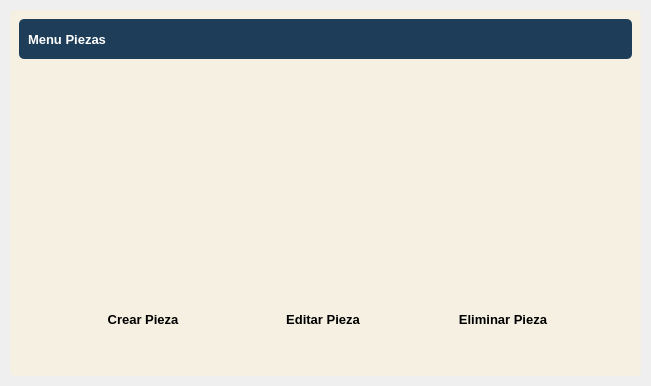
<?xml version="1.0" encoding="UTF-8"?>
<ui version="4.0">
 <class>DetailWindow</class>
 <widget class="QWidget" name="DetailWindow">
  <property name="geometry">
   <rect>
    <x>0</x>
    <y>0</y>
    <width>651</width>
    <height>386</height>
   </rect>
  </property>
  <property name="windowTitle">
   <string>Form</string>
  </property>
  <property name="styleSheet">
   <string notr="true">border-radius: 5px</string>
  </property>
  <layout class="QVBoxLayout" name="verticalLayout">
   <property name="spacing">
    <number>0</number>
   </property>
   <property name="leftMargin">
    <number>0</number>
   </property>
   <property name="topMargin">
    <number>0</number>
   </property>
   <property name="rightMargin">
    <number>0</number>
   </property>
   <property name="bottomMargin">
    <number>0</number>
   </property>
   <item>
    <widget class="QFrame" name="central_widget_frame">
     <property name="frameShape">
      <enum>QFrame::StyledPanel</enum>
     </property>
     <property name="frameShadow">
      <enum>QFrame::Raised</enum>
     </property>
     <layout class="QVBoxLayout" name="shadow_layout">
      <property name="spacing">
       <number>0</number>
      </property>
      <property name="leftMargin">
       <number>10</number>
      </property>
      <property name="topMargin">
       <number>10</number>
      </property>
      <property name="rightMargin">
       <number>10</number>
      </property>
      <property name="bottomMargin">
       <number>10</number>
      </property>
      <item>
       <widget class="QFrame" name="background_frame">
        <property name="styleSheet">
         <string notr="true">background-color: rgb(245, 240, 225);</string>
        </property>
        <property name="frameShape">
         <enum>QFrame::StyledPanel</enum>
        </property>
        <property name="frameShadow">
         <enum>QFrame::Raised</enum>
        </property>
        <layout class="QVBoxLayout" name="verticalLayout_2">
         <item>
          <widget class="QFrame" name="top_bar_frame">
           <property name="minimumSize">
            <size>
             <width>0</width>
             <height>40</height>
            </size>
           </property>
           <property name="maximumSize">
            <size>
             <width>16777215</width>
             <height>40</height>
            </size>
           </property>
           <property name="styleSheet">
            <string notr="true">background-color: #1e3d59;</string>
           </property>
           <property name="frameShape">
            <enum>QFrame::StyledPanel</enum>
           </property>
           <property name="frameShadow">
            <enum>QFrame::Raised</enum>
           </property>
           <layout class="QHBoxLayout" name="horizontalLayout_3">
            <item>
             <widget class="QLabel" name="title_label">
              <property name="font">
               <font>
                <pointsize>10</pointsize>
                <bold>true</bold>
               </font>
              </property>
              <property name="styleSheet">
               <string notr="true">color: white;</string>
              </property>
              <property name="text">
               <string>Menu Piezas</string>
              </property>
             </widget>
            </item>
            <item>
             <widget class="QFrame" name="buttons_holder_frame">
              <property name="minimumSize">
               <size>
                <width>0</width>
                <height>30</height>
               </size>
              </property>
              <property name="maximumSize">
               <size>
                <width>113</width>
                <height>16777215</height>
               </size>
              </property>
              <property name="frameShape">
               <enum>QFrame::StyledPanel</enum>
              </property>
              <property name="frameShadow">
               <enum>QFrame::Raised</enum>
              </property>
              <widget class="QToolButton" name="minimize_button">
               <property name="geometry">
                <rect>
                 <x>10</x>
                 <y>0</y>
                 <width>22</width>
                 <height>22</height>
                </rect>
               </property>
               <property name="text">
                <string/>
               </property>
               <property name="icon">
                <iconset>
                 <normaloff>../../pys6-recipes-organizer/assets/icons/minimize-window.png</normaloff>../../pys6-recipes-organizer/assets/icons/minimize-window.png</iconset>
               </property>
               <property name="iconSize">
                <size>
                 <width>25</width>
                 <height>25</height>
                </size>
               </property>
              </widget>
              <widget class="QToolButton" name="restore_button">
               <property name="geometry">
                <rect>
                 <x>50</x>
                 <y>0</y>
                 <width>22</width>
                 <height>22</height>
                </rect>
               </property>
               <property name="text">
                <string/>
               </property>
               <property name="icon">
                <iconset>
                 <normaloff>../../pys6-recipes-organizer/assets/icons/restore-window.png</normaloff>../../pys6-recipes-organizer/assets/icons/restore-window.png</iconset>
               </property>
               <property name="iconSize">
                <size>
                 <width>25</width>
                 <height>25</height>
                </size>
               </property>
              </widget>
              <widget class="QToolButton" name="maximize_button">
               <property name="geometry">
                <rect>
                 <x>50</x>
                 <y>0</y>
                 <width>22</width>
                 <height>22</height>
                </rect>
               </property>
               <property name="text">
                <string/>
               </property>
               <property name="icon">
                <iconset>
                 <normaloff>../../pys6-recipes-organizer/assets/icons/maximize-window.png</normaloff>../../pys6-recipes-organizer/assets/icons/maximize-window.png</iconset>
               </property>
               <property name="iconSize">
                <size>
                 <width>25</width>
                 <height>25</height>
                </size>
               </property>
              </widget>
              <widget class="QToolButton" name="close_button">
               <property name="geometry">
                <rect>
                 <x>90</x>
                 <y>0</y>
                 <width>22</width>
                 <height>22</height>
                </rect>
               </property>
               <property name="text">
                <string/>
               </property>
               <property name="icon">
                <iconset>
                 <normaloff>../../pys6-recipes-organizer/assets/icons/close-window.png</normaloff>../../pys6-recipes-organizer/assets/icons/close-window.png</iconset>
               </property>
               <property name="iconSize">
                <size>
                 <width>25</width>
                 <height>25</height>
                </size>
               </property>
              </widget>
             </widget>
            </item>
           </layout>
          </widget>
         </item>
         <item>
          <widget class="QFrame" name="content_frame">
           <property name="frameShape">
            <enum>QFrame::StyledPanel</enum>
           </property>
           <property name="frameShadow">
            <enum>QFrame::Raised</enum>
           </property>
           <layout class="QVBoxLayout" name="verticalLayout_3">
            <item>
             <widget class="QFrame" name="frame">
              <property name="frameShape">
               <enum>QFrame::StyledPanel</enum>
              </property>
              <property name="frameShadow">
               <enum>QFrame::Raised</enum>
              </property>
              <widget class="QPushButton" name="edit_button">
               <property name="geometry">
                <rect>
                 <x>220</x>
                 <y>230</y>
                 <width>150</width>
                 <height>31</height>
                </rect>
               </property>
               <property name="minimumSize">
                <size>
                 <width>150</width>
                 <height>30</height>
                </size>
               </property>
               <property name="font">
                <font>
                 <pointsize>10</pointsize>
                 <bold>true</bold>
                </font>
               </property>
               <property name="styleSheet">
                <string notr="true">QPushButton{
	background-color : #007BFF;
	color: white;
}
QPushButton::hover {background-color : #ffc13b};</string>
               </property>
               <property name="text">
                <string>Editar Pieza</string>
               </property>
               <property name="iconSize">
                <size>
                 <width>20</width>
                 <height>20</height>
                </size>
               </property>
              </widget>
              <widget class="QPushButton" name="finish_button">
               <property name="geometry">
                <rect>
                 <x>400</x>
                 <y>230</y>
                 <width>150</width>
                 <height>31</height>
                </rect>
               </property>
               <property name="minimumSize">
                <size>
                 <width>150</width>
                 <height>30</height>
                </size>
               </property>
               <property name="font">
                <font>
                 <pointsize>10</pointsize>
                 <bold>true</bold>
                </font>
               </property>
               <property name="styleSheet">
                <string notr="true">QPushButton{
	background-color : #DC3545;
	color: white;
}
QPushButton::hover {background-color : #ffc13b};</string>
               </property>
               <property name="text">
                <string>Eliminar Pieza</string>
               </property>
               <property name="iconSize">
                <size>
                 <width>20</width>
                 <height>20</height>
                </size>
               </property>
              </widget>
              <widget class="QPushButton" name="view_button">
               <property name="geometry">
                <rect>
                 <x>40</x>
                 <y>230</y>
                 <width>150</width>
                 <height>31</height>
                </rect>
               </property>
               <property name="minimumSize">
                <size>
                 <width>150</width>
                 <height>30</height>
                </size>
               </property>
               <property name="font">
                <font>
                 <pointsize>10</pointsize>
                 <bold>true</bold>
                </font>
               </property>
               <property name="styleSheet">
                <string notr="true">QPushButton{
	background-color : #17A2B8;
	color: white;
}
QPushButton::hover {background-color : #ffc13b};</string>
               </property>
               <property name="text">
                <string>Crear Pieza</string>
               </property>
               <property name="iconSize">
                <size>
                 <width>20</width>
                 <height>20</height>
                </size>
               </property>
              </widget>
              <widget class="QTableWidget" name="tableWidget">
               <property name="geometry">
                <rect>
                 <x>10</x>
                 <y>20</y>
                 <width>571</width>
                 <height>181</height>
                </rect>
               </property>
               <property name="styleSheet">
                <string notr="true">
</string>
               </property>
              </widget>
             </widget>
            </item>
           </layout>
          </widget>
         </item>
        </layout>
       </widget>
      </item>
     </layout>
    </widget>
   </item>
  </layout>
 </widget>
 <resources/>
 <connections/>
</ui>
